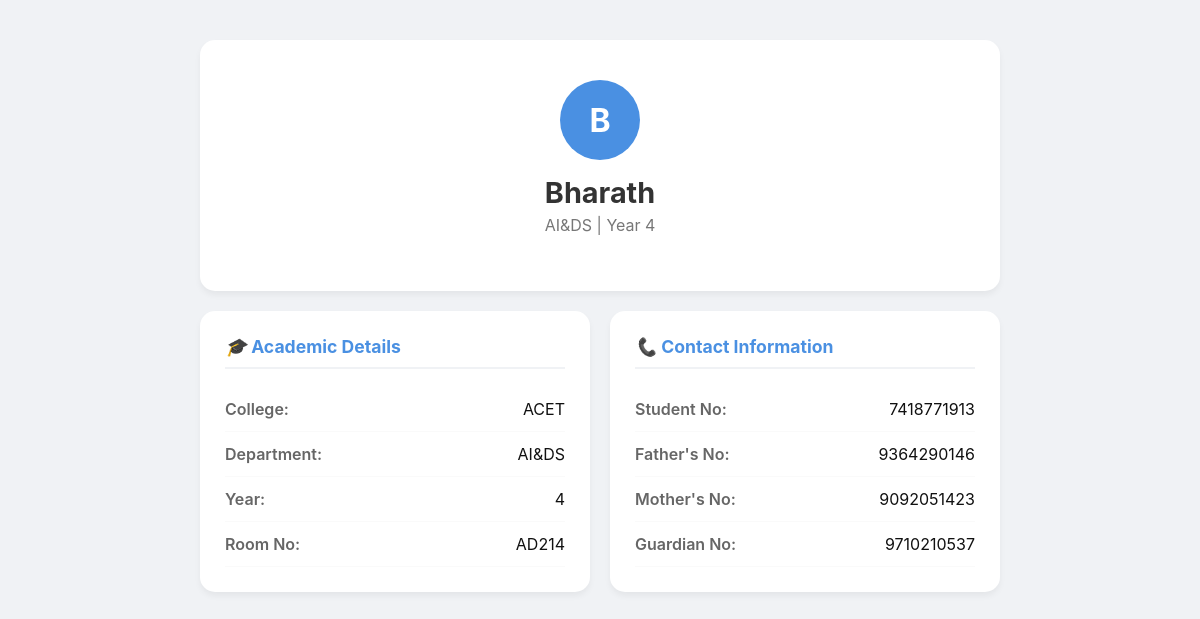
/student_profile/1, run on the app's committed database.
### app.py (models this page shows, shortened)
class Student(UserMixin, db.Model):
    id = db.Column(db.Integer, primary_key=True)
    register = db.Column(db.String(12), unique=True, nullable=False)
    dob = db.Column(db.String(10), nullable=False)
    name = db.Column(db.String(50), nullable=False)
    department = db.Column(db.String(100))
    year = db.Column(db.String(2))
    college = db.Column(db.String(100))
    room_no = db.Column(db.String(5))
    student_no = db.Column(db.String(10))
    father_no = db.Column(db.String(10))
    mother_no = db.Column(db.String(10))
    guardient_no = db.Column(db.String(10))

### app.py (the view)
@app.route('/student_profile/<int:student_id>')
def student_profile(student_id) :
    student = Student.query.get_or_404(student_id)
    return render_template('student_profile.html',student=student)

### templates/student_profile.html (shortened to what this page needs)
<!DOCTYPE html>
<html lang="en">
<head>
</head>
<body>
    <div class="profile-container">
    <div class="profile-header">
        <div class="avatar">{{ student.name[0] }}</div>
        <h1>{{ student.name }}</h1>
        <p class="subtitle">{{ student.department }} | Year {{ student.year }}</p>
    </div>
    <div class="profile-grid">
        <div class="info-card">
            <h3><i class="icon">🎓</i> Academic Details</h3>
            <div class="detail-item">
                <span class="label">College:</span>
                <span class="value">{{ student.college }}</span>
            </div>
            <div class="detail-item">
                <span class="label">Department:</span>
                <span class="value">{{ student.department }}</span>
            </div>
            <div class="detail-item">
                <span class="label">Year:</span>
                <span class="value">{{ student.year }}</span>
            </div>
            <div class="detail-item">
                <span class="label">Room No:</span>
                <span class="value">{{ student.room_no }}</span>
            </div>
        </div>
        <div class="info-card">
            <h3><i class="icon">📞</i> Contact Information</h3>
            <div class="detail-item">
                <span class="label">Student No:</span>
                <span class="value">{{ student.student_no }}</span>
            </div>
            <div class="detail-item">
                <span class="label">Father's No:</span>
                <span class="value">{{ student.father_no }}</span>
            </div>
            <div class="detail-item">
                <span class="label">Mother's No:</span>
                <span class="value">{{ student.mother_no }}</span>
            </div>
            <div class="detail-item">
                <span class="label">Guardian No:</span>
                <span class="value">{{ student.guardient_no }}</span>
            </div>
        </div>
    </div>
</div>
</body>
</html>

### templates/student_profile.html (style rules this page uses)
body { background-color: #f0f2f5; font-family: 'Inter', sans-serif; color: #333; margin: 0; padding: 40px 20px; }
.profile-container { max-width: 800px; margin: 0 auto; }
.profile-header { text-align: center; background: white; padding: 40px; border-radius: 15px; box-shadow: 0 4px 6px rgba(0,0,0,0.05); margin-bottom: 20px; }
.avatar { width: 80px; height: 80px; background: #4A90E2; color: white; font-size: 2rem; font-weight: bold; display: flex; align-items: center; justify-content: center; border-radius: 50%; margin: 0 auto 15px; }
.profile-header h1 { margin: 0; font-size: 1.8rem; }
.subtitle { color: #777; margin-top: 5px; }
.profile-grid { display: grid; grid-template-columns: 1fr 1fr; gap: 20px; }
.info-card { background: white; padding: 25px; border-radius: 15px; box-shadow: 0 4px 6px rgba(0,0,0,0.05); }
h3 { margin-top: 0; font-size: 1.1rem; border-bottom: 2px solid #f0f2f5; padding-bottom: 10px; color: #4A90E2; }
.detail-item { display: flex; justify-content: space-between; padding: 12px 0; border-bottom: 1px solid #fafafa; }
.label { font-weight: 600; color: #666; }
.value { color: #111; }

### data on the page
Student: name "B", name "Bharath", department "AI&DS", year "4", college "ACET", room_no "AD214", student_no "7418771913", father_no "9364290146", mother_no "9092051423", guardient_no "9710210537"
